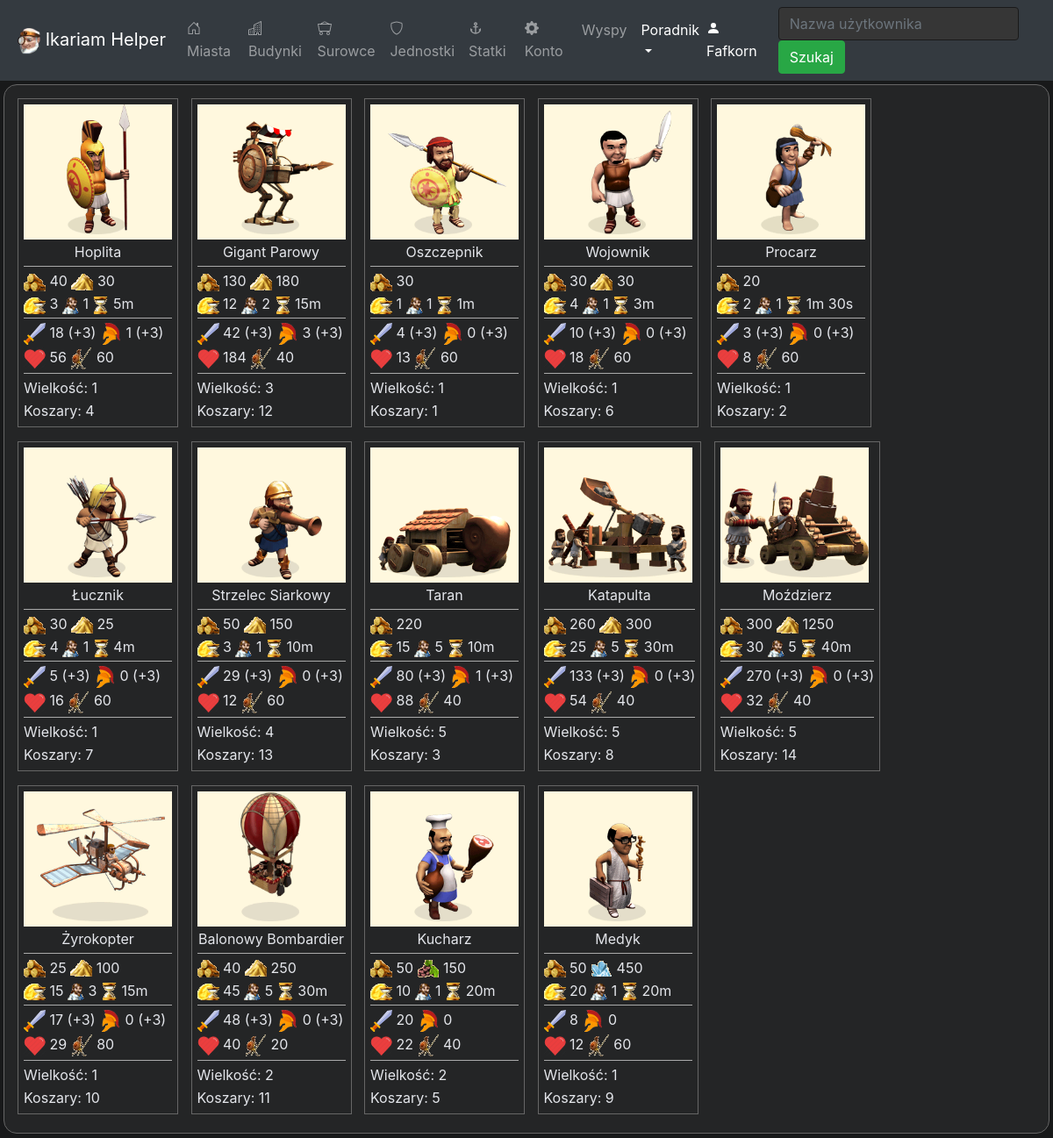
The page /helper/guide/units on the database its author committed.
### helper/models.py (models this page shows, shortened)
class User(models.Model):
    user_name = models.CharField(max_length=50)
    shipping_future = models.IntegerField(default=0)
    economy_future = models.IntegerField(default=0)
    science_future = models.IntegerField(default=0)
    military_future = models.IntegerField(default=0)
    score = models.IntegerField(default=0)
    master_builders = models.IntegerField(default=0)
    building_levels = models.IntegerField(default=0)
    scientists = models.IntegerField(default=0)
    research_level = models.IntegerField(default=0)
    generals = models.IntegerField(default=0)
    gold = models.IntegerField(default=0)
    offensive = models.IntegerField(default=0)
    defensive = models.IntegerField(default=0)
    trading = models.IntegerField(default=0)
    resources = models.IntegerField(default=0)
    donations = models.IntegerField(default=0)
    piracy = models.IntegerField(default=0)
    alliance = models.CharField(max_length=50, default='')
    last_visit = models.DateTimeField(default=datetime(2015, 10, 9, 23, 55, 59, 342380))

class Unit(models.Model):
    name = models.CharField(max_length=50)
    image_path = models.ImageField(upload_to='img')
    hour_costs = models.IntegerField(default=0)
    points = models.FloatField(default=0.0)
    big_image_path = models.ImageField(upload_to='img', null=True)
    wood_costs = models.IntegerField(default=0)
    wine_costs = models.IntegerField(default=0)
    crystal_costs = models.IntegerField(default=0)
    sulfur_costs = models.IntegerField(default=0)
    men_costs = models.IntegerField(default=0)
    time = models.IntegerField(default=0)
    barracks_level = models.IntegerField(default=0)
    hit_points = models.IntegerField(default=0)
    armor = models.IntegerField(default=0)
    armor_upgrade = models.IntegerField(default=0)
    speed = models.IntegerField(default=0)
    damage = models.IntegerField(default=0)
    damage_upgrade = models.IntegerField(default=0)
    ammunition = models.IntegerField(default=0)
    size = models.IntegerField(default=0)

### helper/views/guide/units.py (the view)
# urls.py: path('guide/units', units.get_units, name='units'),
def get_units(request):
    user = User.objects.get(id=1)
    units = Unit.objects.all()
    context = {'user': user,
               'units': units,
               'nav_active': 'guide'}
    return render(request, 'helper/guide/units.html', context)

### helper/templatetags/helper_extras.py (called while the page is built)
@register.filter
def get_time(seconds):
    minutes = int(seconds/60)
    seconds = seconds % 60
    if minutes > 0 and seconds > 0:
        return str(minutes) + 'm ' + str(seconds) + 's'
    elif minutes > 0 and seconds == 0:
        return str(minutes) + 'm'
    elif minutes == 0 and seconds > 0:
        return str(seconds) + 's'
    else:
        return "error"

### helper/templates/helper/guide/units.html (shortened to what this page needs)
<!DOCTYPE html>
<html lang="en">
<head>
    <link rel="stylesheet" href="https://maxcdn.bootstrapcdn.com/bootstrap/4.0.0/css/bootstrap.min.css">
    {% load static %}
    <link rel="stylesheet" type="text/css" href="{% static 'helper/guide/units.css' %}">
    {% load helper_extras %}
</head>
<body>
    {% load widget_tweaks %}
    {% include "helper/navigation.html" %}
    <div class="main-div">
        {% for unit in units %}
            <div class="card-div">
                <table>
                    <tr>
                        <td><img src="{{unit.big_image_path.url}}" alt="img" width="169" height="154"></td>
                    </tr>
                    <tr>
                        <td style="text-align: center;">
                            {{unit.name}}
                        </td>
                    </tr>
                    <tr>
                        <td>
                            <div class="break-line"></div>
                        </td>
                    </tr>
                    <tr>
                        <td>
                            {% if unit.wood_costs != 0 %}<img title="Drewno" src="{% static "helper/icons/icon_wood.png" %}" alt="" width="25px" height="20" > {{unit.wood_costs}} {% endif %}
                            {% if unit.wine_costs != 0 %}<img title="Wino" src="{% static "helper/icons/icon_wine.png" %}" alt="" width="25px" height="20" > {{unit.wine_costs}} {% endif %}
                            {% if unit.crystal_costs != 0 %}<img title="Kryształ" src="{% static "helper/icons/icon_glass.png" %}" alt="" width="25px" height="20" > {{unit.crystal_costs}} {% endif %}
                            {% if unit.sulfur_costs != 0 %}<img title="Siarka" src="{% static "helper/icons/icon_sulfur.png" %}" alt="" width="25px" height="20" > {{unit.sulfur_costs}} {% endif %}
                        </td>
                    </tr>
                    <tr>
                        <td>
                            <img title="Koszty utrzymania" src="{% static "helper/upkeep.png" %}" alt="" width="25px" height="20" > {{unit.hour_costs}}
                            <img title="Obywatele" src="{% static "helper/icons/icon_citizen.png" %}" alt="" width="19px" height="20" > {{unit.men_costs}}
                            <img title="Czas budowy" src="{% static "helper/icons/icon_time.png" %}" alt="" width="19px" height="20" > {{unit.time|get_time}}
                        </td>
                    </tr>
                    <tr>
                        <td>
                            <div class="break-line"></div>
                        </td>
                    </tr>
                    <tr>
                        <td>
                            <img title="Obrażenia" src="{% static "helper/icons/damage.png" %}" alt="" width="25px" height="25" > {{unit.damage}}
                            {% if unit.damage_upgrade > 0 %} (+{{unit.damage_upgrade}}) {% endif %}
                            <img title="Pancerz" src="{% static "helper/icons/armor.png" %}" alt="" width="25px" height="25" > {{unit.armor}}
                            {% if unit.damage_upgrade > 0 %} (+{{unit.armor_upgrade}}) {% endif %}
                        </td>
                    </tr>
                    <tr>
                        <td>
                            <img title="Punkty zdrowia" src="{% static "helper/icons/hit_points_icon.png" %}" alt="" width="25px" height="25" > {{unit.hit_points}}
                            <img title="Szybkość" src="{% static "helper/icons/speed_icon.png" %}" alt="" width="25px" height="25" > {{unit.speed}}
                        </td>
                    </tr>
                    <tr>
                        <td>
                            <div class="break-line"></div>
                        </td>
                    </tr>
                    <tr>
                        <td>Wielkość: {{unit.size}}</td>
                    </tr>
                    <tr>
                        <td>Koszary: {{unit.barracks_level}}</td>
                    </tr>
                </table>
            </div>
        {% endfor %}
    </div>
</body>
</html>

### helper/templates/helper/navigation.html (shortened to what this page needs)
{% load widget_tweaks %}
{% load static %}
<link rel="stylesheet" type="text/css" href="{% static 'helper/navigation.css' %}">
<nav class="navbar navbar-expand-lg navbar-dark bg-dark">
        <a class="navbar-brand" href="{% url 'helper:users' %}">
            <img style="margin: 0px;" src="{% static "helper/icon.png" %}" alt="something" width="30px" height="30" >
            Ikariam Helper
        </a>
        <ul class="navbar-nav mr-auto">
            <li class="nav-item {% if nav_active == 'user_towns' %}active{% endif %}">
                <a class="nav-link" href="{% url 'helper:user_towns' user.id %}">
                    Miasta
                </a>
            </li>
            <li class="nav-item {% if nav_active == 'user_buildings' %}active{% endif %}">
                <a class="nav-link" href="{% url 'helper:user_buildings' user.id %}">
                    Budynki
                </a>
            </li>
            <li class="nav-item {% if nav_active == 'user_resources' %}active{% endif %}">
                <a class="nav-link" href="{% url 'helper:user_resources' user.id %}">
                    Surowce
                </a>
            </li>
            <li class="nav-item {% if nav_active == 'user_units' %}active{% endif %}">
                <a class="nav-link" href="{% url 'helper:user_units' user.id %}">
                    Jednostki
                </a>
            </li>
            <li class="nav-item {% if nav_active == 'user_ships' %}active{% endif %}">
                <a class="nav-link" href="{% url 'helper:user_ships' user.id %}">
                    Statki
                </a>
            </li>
            <li class="nav-item {% if nav_active == 'user_account' %}active{% endif %}" >
                <a class="nav-link" href="{% url 'helper:user_account' user.id %}">
                    Konto
                </a>
            </li>
            <li class="nav-item {% if nav_active == 'islands' %}active{% endif %}">
                <a class="nav-link" href="{% url 'helper:islands' user.id %}">
                    Wyspy
                </a>
            </li>
            <li class="nav-item dropdown  {% if nav_active == 'guide' %}active{% endif %}" >
                <a class="nav-link dropdown-toggle" href="#" id="navbarDropdown" role="button" data-toggle="dropdown" aria-haspopup="true" aria-expanded="false">
                  Poradnik
                </a>
            </li>
        </ul>
        <ul class="navbar-nav ml-auto">
            <li class="nav-item active" style="margin-right: 20px; color: #fff;">
                <svg width="1em" height="1em" viewBox="0 0 16 16" class="bi bi-person-fill" fill="currentColor" xmlns="http://www.w3.org/2000/svg">
                    <path fill-rule="evenodd" d="M3 14s-1 0-1-1 1-4 6-4 6 3 6 4-1 1-1 1H3zm5-6a3 3 0 1 0 0-6 3 3 0 0 0 0 6z"/>
                </svg>
                {{user.user_name}}
            </li>
        </ul>
        <form class="form-inline my-2 my-lg-0" action="{% url 'helper:users'%}" method="get">
            <input type="search" class="form-control mr-sm-2" name="username_search" placeholder="Nazwa użytkownika">
            <button type="submit" class="btn btn-success btn-action">Szukaj</button>
        </form>
    </nav>

### helper/static/helper/guide/units.css (style rules this page uses)
body { background: #18191a; text-decoration:none; box-sizing: border-box; }
.main-div { background: #242526; border: 1px solid #666; margin: 4px; border-radius: 15px; padding: 10px; color: #e4e6eb; margin-bottom: 10px; }
.card-div { display: inline-block; margin: 5px; padding: 5px; border: 1px solid #666; background: #332211a; }
.break-line { height: 1px; background: #aaa; width: 100%; margin-top: 2px; margin-bottom: 2px; }

### helper/static/helper/navigation.css (style rules this page uses)
.form-control { background: #363636; border-color: #1a1a1a; color: #ddd; }

### rows shown on the page
User: user_name "Fafkorn"
Unit: big_image_path (picture), name "Hoplita", wood_costs "40", sulfur_costs "30", hour_costs "3", men_costs "1", time|get_time "5m", damage "18", damage_upgrade "3", armor "1", armor_upgrade "3", hit_points "56", speed "60", size "1", barracks_level "4"
Unit: big_image_path (picture), name "Gigant Parowy", wood_costs "130", sulfur_costs "180", hour_costs "12", men_costs "2", time|get_time "15m", damage "42", damage_upgrade "3", armor "3", armor_upgrade "3", hit_points "184", speed "40", size "3", barracks_level "12"
Unit: big_image_path (picture), name "Oszczepnik", wood_costs "30", hour_costs "1", men_costs "1", time|get_time "1m", damage "4", damage_upgrade "3", armor "0", armor_upgrade "3", hit_points "13", speed "60", size "1", barracks_level "1"
Unit: big_image_path (picture), name "Wojownik", wood_costs "30", sulfur_costs "30", hour_costs "4", men_costs "1", time|get_time "3m", damage "10", damage_upgrade "3", armor "0", armor_upgrade "3", hit_points "18", speed "60", size "1", barracks_level "6"
Unit: big_image_path (picture), name "Procarz", wood_costs "20", hour_costs "2", men_costs "1", time|get_time "1m 30s", damage "3", damage_upgrade "3", armor "0", armor_upgrade "3", hit_points "8", speed "60", size "1", barracks_level "2"
Unit: big_image_path (picture), name "Łucznik", wood_costs "30", sulfur_costs "25", hour_costs "4", men_costs "1", time|get_time "4m", damage "5", damage_upgrade "3", armor "0", armor_upgrade "3", hit_points "16", speed "60", size "1", barracks_level "7"
Unit: big_image_path (picture), name "Strzelec Siarkowy", wood_costs "50", sulfur_costs "150", hour_costs "3", men_costs "1", time|get_time "10m", damage "29", damage_upgrade "3", armor "0", armor_upgrade "3", hit_points "12", speed "60", size "4", barracks_level "13"
Unit: big_image_path (picture), name "Taran", wood_costs "220", hour_costs "15", men_costs "5", time|get_time "10m", damage "80", damage_upgrade "3", armor "1", armor_upgrade "3", hit_points "88", speed "40", size "5", barracks_level "3"
Unit: big_image_path (picture), name "Katapulta", wood_costs "260", sulfur_costs "300", hour_costs "25", men_costs "5", time|get_time "30m", damage "133", damage_upgrade "3", armor "0", armor_upgrade "3", hit_points "54", speed "40", size "5", barracks_level "8"
Unit: big_image_path (picture), name "Moździerz", wood_costs "300", sulfur_costs "1250", hour_costs "30", men_costs "5", time|get_time "40m", damage "270", damage_upgrade "3", armor "0", armor_upgrade "3", hit_points "32", speed "40", size "5", barracks_level "14"
Unit: big_image_path (picture), name "Żyrokopter", wood_costs "25", sulfur_costs "100", hour_costs "15", men_costs "3", time|get_time "15m", damage "17", damage_upgrade "3", armor "0", armor_upgrade "3", hit_points "29", speed "80", size "1", barracks_level "10"
Unit: big_image_path (picture), name "Balonowy Bombardier", wood_costs "40", sulfur_costs "250", hour_costs "45", men_costs "5", time|get_time "30m", damage "48", damage_upgrade "3", armor "0", armor_upgrade "3", hit_points "40", speed "20", size "2", barracks_level "11"
Unit: big_image_path (picture), name "Kucharz", wood_costs "50", wine_costs "150", hour_costs "10", men_costs "1", time|get_time "20m", damage "20", armor "0", hit_points "22", speed "40", size "2", barracks_level "5"
Unit: big_image_path (picture), name "Medyk", wood_costs "50", crystal_costs "450", hour_costs "20", men_costs "1", time|get_time "20m", damage "8", armor "0", hit_points "12", speed "60", size "1", barracks_level "9"
